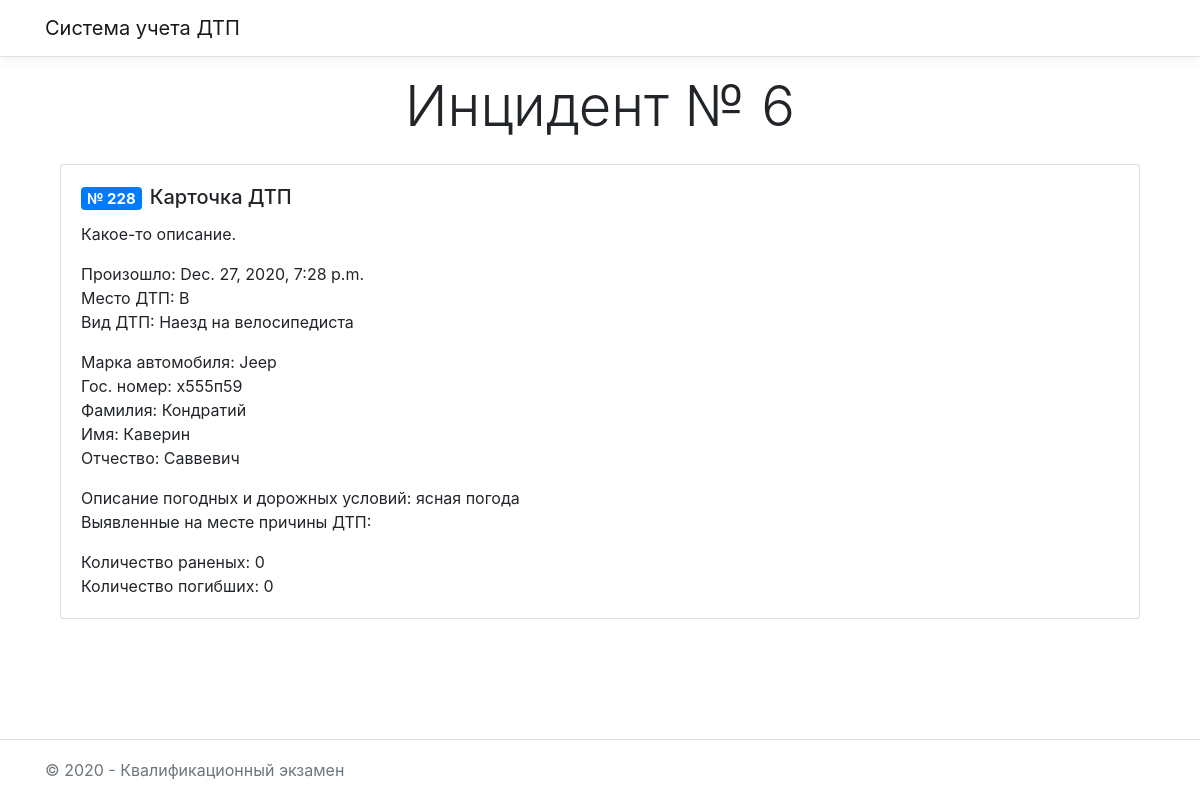
/allIncidents/6, run on the app's committed database.
### GAI/models.py (models this page shows)
class cards(models.Model):
    date = models.DateTimeField(auto_now_add=True)
    place = models.CharField(max_length=500)
    incident = models.ForeignKey(type_incident, on_delete=models.CASCADE)
    driver = models.ForeignKey(drivers, on_delete=models.CASCADE)
    died_count = models.IntegerField()
    injured_count = models.IntegerField()
    car = models.ForeignKey(cars, on_delete=models.CASCADE)
    weather = models.ForeignKey(conditionals, on_delete=models.CASCADE)
    prichiny = models.ManyToManyField(reasons_DTP)

class type_incident(models.Model):
    name = models.CharField(max_length=220)

class cars(models.Model):
    cars_brand = models.ForeignKey(cars_brand, on_delete=models.CASCADE)
    plate_number = models.CharField(max_length=8)
    insurance_number = models.CharField(max_length=100)

class cars_brand(models.Model):
    name = models.CharField(max_length=100)

class drivers(models.Model):
    name = models.CharField(max_length=200)
    familia = models.CharField(max_length=200)
    otchestvo = models.CharField(max_length=200)
    license_number = models.CharField(max_length=10)

class conditionals(models.Model):
    name = models.CharField(max_length=100)

### GAI/views.py (the view)
# urls.py: path('allIncidents/<int:id>', views.thIncident)
def thIncident(request, id):
    card = models.cards.objects.all().filter(id=id)
    return render(request, "aboutRoadAccident.html", {"card":card[0]})

### templates/aboutRoadAccident.html (shortened to what this page needs)
{% extends "base.html" %}
{% block main %}
<main role="main" class="pb-3">
	<div>
		<h1 class="display-4 mb-4 text-center">Инцидент № {{card.id}}</h1>
		<div class="container">
			<div class="card mb-2">
				<div class="card-body">
					<h5 class="card-title"><span class="badge badge-primary mr-2">№ 228</span>Карточка ДТП</h5>
					<p class="card-text">Какое-то описание.</p>
					<p class="card-text mb-0">Произошло: {{ card.date }}</p>
					<p class="card-text mb-0">Место ДТП: {{ card.place}}</p>
					<p class="card-text">Вид ДТП: {{ card.incident.name }}</p>
					<p class="card-text mb-0">Марка автомобиля: {{ card.car.cars_brand.name }}</p>
					<p class="card-text mb-0">Гос. номер: {{card.car.plate_number}}</p>
					<p class="card-text mb-0">Фамилия: {{ card.driver.familia }}</p>
					<p class="card-text mb-0">Имя: {{ card.driver.name }}</p>
					<p class="card-text">Отчество: {{ card.driver.otchestvo }}</p>
					<p class="card-text mb-0">Описание погодных и дорожных условий: {{ card.weather.name }}</p>
					<p class="card-text">Выявленные на месте причины ДТП: </p>
					<p class="card-text mb-0">Количество раненых: {{card.injured_count}}</p>
					<p class="card-text">Количество погибших: {{ card.died_count }}</p>
				</div>
			</div>
		</div>
	</div>
</main>
{% endblock main %}

### static/res/style.css (style rules this page uses)
html { font-size: 14px; }
@media (min-width: 768px) { html { font-size: 16px; } }
html { position: relative; min-height: 100%; }
body { margin-bottom: 60px; }

### templates/base.html (style rules this page uses)
html { font-size: 14px; }
@media (min-width: 768px) { html { font-size: 16px; } }
html { position: relative; min-height: 100%; }
body { margin-bottom: 60px; }

### data on the page
cards: id "6", date "Dec. 27, 2020, 7:28 p.m.", place "В", incident.name "Наезд на велосипедиста", car.cars_brand.name "Jeep", car.plate_number "х555п59", driver.familia "Кондратий", driver.name "Каверин", driver.otchestvo "Саввевич", weather.name "ясная погода", injured_count "0", died_count "0"
